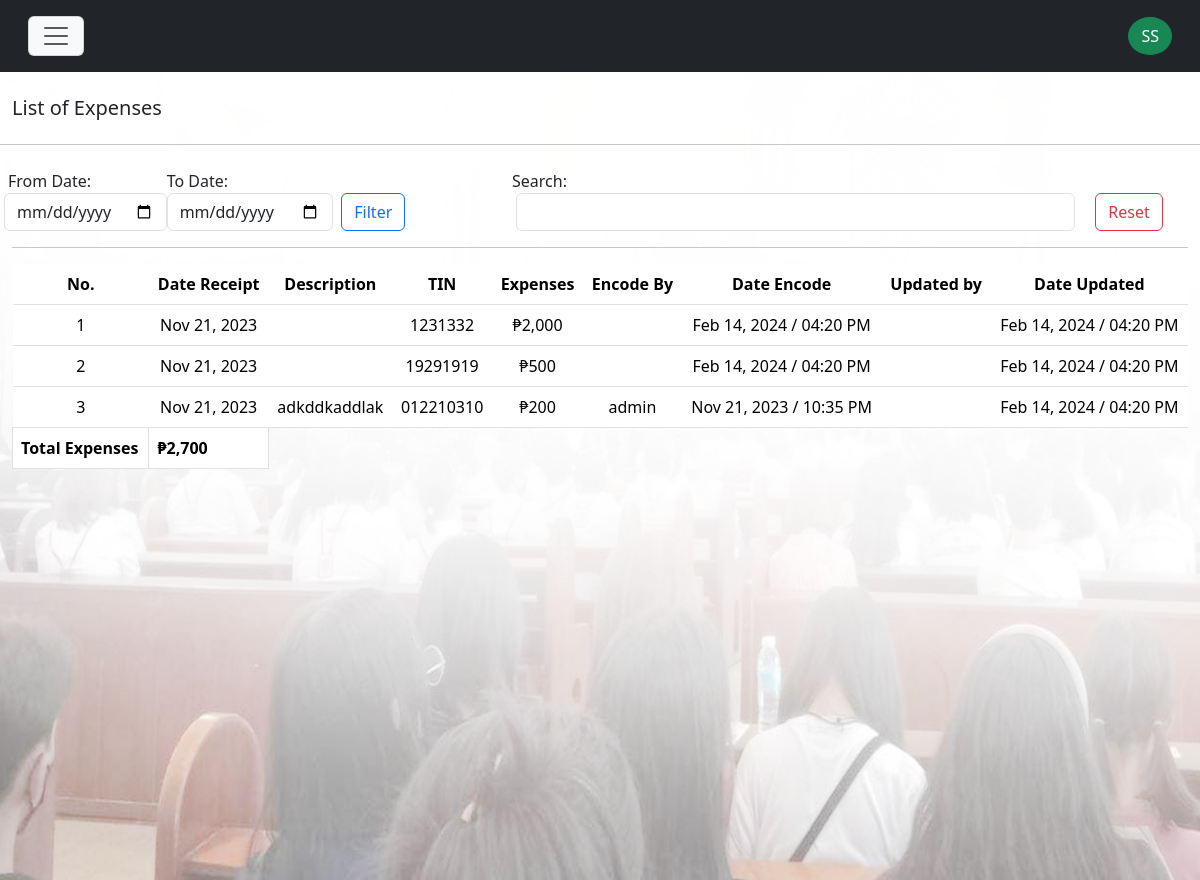
The app's page /scred_heart/super_admin/church-expenses.php (signed in) with its own data.
### tables this page shows
CREATE TABLE `tbl_church_expenses` (
  `expenses_id` int(11) NOT NULL,
  `date_receipt` varchar(255) DEFAULT NULL,
  `description` longtext DEFAULT NULL,
  `tin` varchar(255) DEFAULT NULL,
  `expenses` varchar(255) NOT NULL,
  `encode_by` varchar(255) NOT NULL,
  `updated_by` varchar(255) NOT NULL,
  `date_encode` varchar(255) DEFAULT NULL,
  `date_updated` varchar(255) DEFAULT NULL
);

### scred_heart/inc/functions.php (called while the page is built, shortened)
<?php
include("conn.php");
$view_churchTracking = "SELECT *, expenses AS total_amount FROM tbl_church_expenses ORDER BY expenses_id DESC";
$get_churchTracking = $conn->query($view_churchTracking) or die($conn->error);
?>

### scred_heart/super_admin/church-expenses.php (the view, shortened to what this page needs)
<?php
require_once "../inc/functions.php";
?>
<!DOCTYPE html>
<html lang="en">
<?php require_once "template-parts/head.php"; ?>
<body>
<?php
require_once "template-parts/navLogin.php";
?>
<div class="backgroundimg"> </div>
<section id="donations">
<div class="container-fluid mt-5">
<div class="row">
<div class="col-md-12 mt-5">
<h5 class="">List of Expenses</h5>
</div>
</div>
</div>
<hr>
<div class="container-fluid">
<div class="row mb-md-3 mb-2">
<div class="col-md-5 mb-md-0 mb-3">
	<div class="row mt-2">
			<div class="col-md-4 ps-1 pe-0">
			<label class="ms-1">From Date:</label>
			<input type="date" class="form-control" name="sfrom_church_expenses" id="sfrom_church_expenses">
		</div>
		<div class="col-md-4 ps-md-0 ps-1 ps pe-0">
			<label>To Date:</label>
			<input type="date" class="form-control" name="sto_church_expenses" id="sto_church_expenses">
		</div>
		<div class="col-md-4 p-0 mt-4">
			<input type="button" name="sto_church_filter" id="sto_church_filter" class="btn ms-md-2 ms-0 btn-outline-primary" value="Filter">
		</div>
	</div>
</div>
<div class="col-md-7">
<div class="row">
<div class="col-md-12">
	<label class="mt-2">Search:</label>
</div>
</div>
<div class="row">
	<div class="col-md-10">
		<input type="search" id="sgetChurchExp" class="form-control ms-1 me-2 sgetChurchExp">
	</div>
	<div class="col-md-2">
		<a href="donation" class="mt-md-0 mt-2 text-end text-md-start btn btn-outline-danger" type="bu tton">Reset</a>
	</div>
</div>
</div>
</div>
<hr>
<div class="row">
<div class="col-md-12">
<div class="table-responsive">
<div id="super_showExpChurch">
<table class="table table-hover" id="table-expenses">
<thead>
<tr class="text-center">
<th>No.</th>
<th>Date Receipt</th>
<th>Description</th>
<th>TIN</th>
<th>Expenses</th>
<th>Encode By</th>
<th>Date Encode</th>
<th>Updated by</th>
<th>Date Updated</th>
</tr>
</thead>
<tbody>
<?php
$ctr = 1;
$peso_sign = "\xE2\x82\xB1";
$total_amount = 0;
while ($row_expenses = $get_churchTracking->fetch_assoc()) {
$originalStartTime = $row_expenses["date_receipt"];
$dateStartTime = new DateTime($originalStartTime);
$formatDateStartTime = $dateStartTime->format("M d, Y");
$origDateEncoded = $row_expenses["date_encode"];
$origDateTime = new DateTime($origDateEncoded);
$dateEncode = $origDateTime->format("M d, Y / h:i A");
$origUpdateDate = $row_expenses["date_updated"];
$origUpdateDateTime = new DateTime($origUpdateDate);
$dateUpdate = $origUpdateDateTime->format("M d, Y / h:i A");
$total_amount += $row_expenses["expenses"];
?>
<tr class="text-center">
<td><?= $ctr; ?></td>
<td><?= $formatDateStartTime; ?></td>
<td><?= $row_expenses["description"]; ?></td>
<td><?= $row_expenses["tin"]; ?></td>
<td><?= $peso_sign.number_format($row_expenses["expenses"]); ?></td>
<td><?= $row_expenses["encode_by"]; ?></td>
<td><?= $dateEncode; ?></td>
<td><?= $row_expenses["updated_by"]; ?></td>
<td><?= $dateUpdate ?></td>
</tr>
<?php
	$ctr++;
	}
?>
<tr>
	<th class="border">Total Expenses</th>
	<td class="border fw-bolder">
	<?php
		echo $peso_sign.number_format($total_amount);
	?>
	</td>
</tr>
</tbody>
</table>
</div>
</div>
</div>
</div>
</div>
</section>
</body>
</html>

### scred_heart/super_admin/css/custom.css (style rules this page uses)
:root { --sofia: "Sofia", sans-serif; --arial: Arial; --tang: "Tangerine", serif; --Comic: "Comic Sans MS", cursive, sans-serif; --Roman: times new roman; --cursive: cursive; --bgGradient: linear-gradient(132deg, rgb(0,0,0), #8d8686); --yellowish: #a0e11f; --maroon: rgba(230,16,16,0.85); --blackish: rgba(0,0,0,0.71); --verdigis: #50a2a7; --divBackground: rgba(22, 22, 21, .6); --menuBackground: rgba(192, 146, 49, .8); --whiteBackground: rgba(251, 244, 248, .9); --stroke: rgb(19, 20, 21) 4px 0px 0px, rgb(19, 20, 21) 3.87565px 0.989616px 0px, rgb(19, 20, 21) 3.51033px 1.9177px 0px, rgb(19, 20, 21) 2.92676px 2.72656px 0px, rgb(19, 20, 21) 2.16121px 3.36588px 0px, rgb(19, 20, 21) 1.26129px 3.79594px 0px, rgb(19, 20, 21) 0.282949px 3.98998px 0px, rgb(19, 20, 21) -0.712984px 3.93594px 0px, rgb(19, 20, 21) -1.66459px 3.63719px 0px, rgb(19, 20, 21) -2.51269px 3.11229px 0px, rgb(19, 20, 21) -3.20457px 2.39389px 0px, rgb(19, 20, 21) -3.69721px 1.52664px 0px, rgb(19, 20, 21) -3.95997px 0.56448px 0px, rgb(19, 20, 21) -3.97652px -0.432781px 0px, rgb(19, 20, 21) -3.74583px -1.40313px 0px, rgb(19, 20, 21) -3.28224px -2.28625px 0px, rgb(19, 20, 21) -2.61457px -3.02721px 0px, rgb(19, 20, 21) -1.78435px -3.57996px 0px, rgb(19, 20, 21) -0.843183px -3.91012px 0px, rgb(19, 20, 21) 0.150409px -3.99717px 0px, rgb(19, 20, 21) 1.13465px -3.8357px 0px, rgb(19, 20, 21) 2.04834px -3.43574px 0px, rgb(19, 20, 21) 2.83468px -2.82216px 0px, rgb(19, 20, 21) 3.44477px -2.03312px 0px, rgb(19, 20, 21) 3.84068px -1.11766px 0px, rgb(19, 20, 21) 3.9978px -0.132717px 0px;; }
html,body { margin: 0; padding: 0; max-width: 100%; scroll-behavior: smooth; box-sizing: border-box; }

### scred_heart/super_admin/church-expenses.php (style rules this page uses)
.backgroundimg { background-image: url(../img/img/about.png); background-size: cover; background-repeat: no-repeat; width: 100%; height: 110vh; position: absolute; top:0; z-index: -1; }

### records on screen
tbl_church_expenses: date_receipt "Nov 21, 2023", tin "1231332", expenses "2,000", dateEncode "Feb 14, 2024 / 04:20 PM", dateUpdate "Feb 14, 2024 / 04:20 PM"
tbl_church_expenses: date_receipt "Nov 21, 2023", tin "19291919", expenses "500", dateEncode "Feb 14, 2024 / 04:20 PM", dateUpdate "Feb 14, 2024 / 04:20 PM"
tbl_church_expenses: date_receipt "Nov 21, 2023", description "adkddkaddlak", tin "012210310", expenses "200", encode_by "admin", date_encode "Nov 21, 2023 / 10:35 PM", dateUpdate "Feb 14, 2024 / 04:20 PM"

### other values on screen
$initials "SS"
$peso_sign "₱"
$total_amount "2,700"
